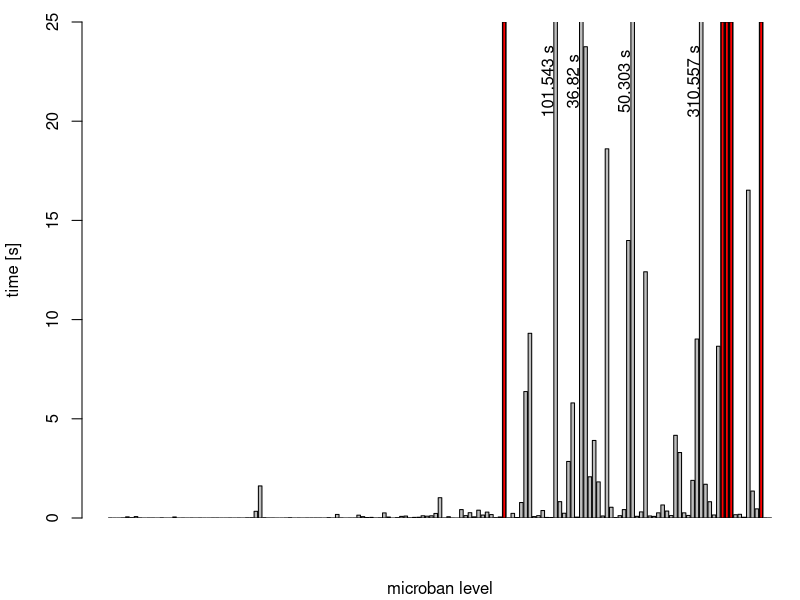
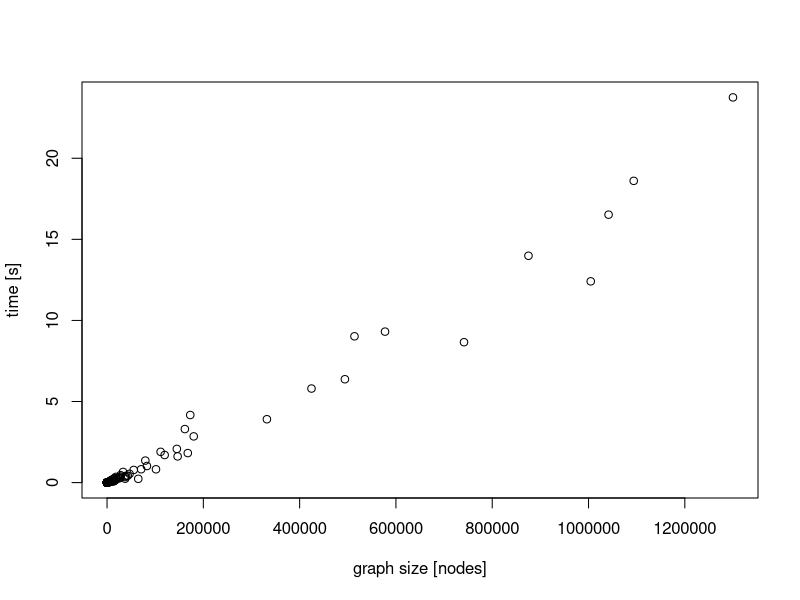
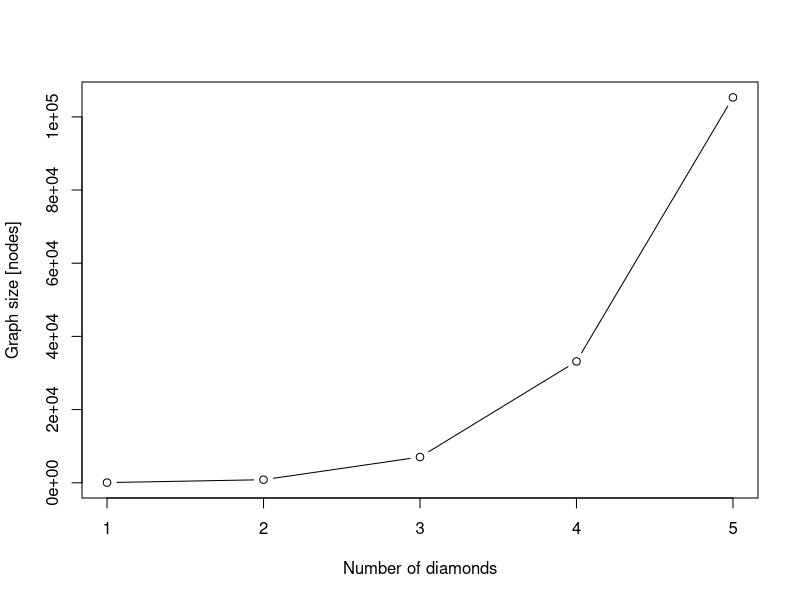
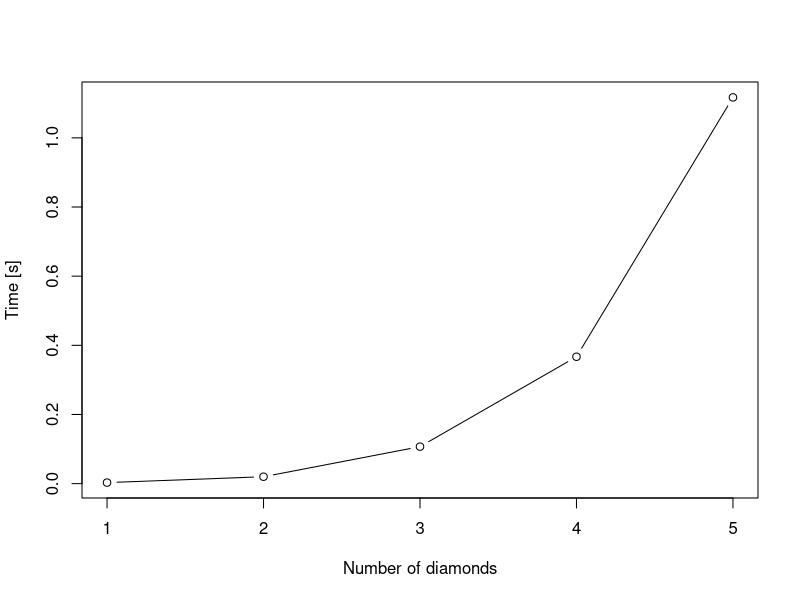

The R script that drew these images, in order:
graph  = read.csv('timing2.csv',header = FALSE)[,1]
timing = read.csv('timing2.csv',header = FALSE)[,2]

figwidth = 10
figheight = 5



offset = 0.4
lim = 25
setEPS()
postscript("../Report/img/micoban_timing.eps",width=figwidth,height=figheight)
par(mfrow=c(1,1),oma=c(0,0,0,0), mar=c(4,4,1,0)+0.1)
mid_bar = barplot(timing,ylim=c(0,lim), xpd=FALSE,xlab="microban level", ylab="time [s]")
for( i in 1:length(timing) ){
	if(timing[i] > lim && timing[i] < 99999){
		text(mid_bar[i-2],lim-3, labels=paste(c(timing[i]," s"),collapse=""), srt=90)
		print(i)
	} else if(timing[i] == 99999){
		rect(mid_bar[i]-offset,0,mid_bar[i]+offset,lim,angle=90, col="red")
	}
}
q = dev.off()
for(i in 1:length(timing) ){ #one outlier and they all seem to be in the same spot
	if(timing[i] > 25){
		timing[i] = 0
		graph[i] = 0
	}
}
setEPS()
postscript("../Report/img/time_vs_graph_size.eps",width=figwidth,height=figheight)
plot(graph,timing, xlab="graph size [nodes]",ylab="time [s]")
q = dev.off()

graph_size  = read.csv('timing_inc_competetion.csv',header = FALSE)[,1]
time = read.csv('timing_inc_competetion.csv',header = FALSE)[,2]


setEPS()
postscript("../Report/img/sokoban_complexity_graph_size.eps",width=figwidth,height=figheight)
plot(1:length(graph_size), graph_size,type="b", ylab="Graph size [nodes]",xlab="Number of diamonds")
q=dev.off()
setEPS()
postscript("../Report/img/sokoban_complexity_time.eps",width=figwidth,height=figheight)
plot(1:length(time), time,type="b", ylab="Time [s]",xlab="Number of diamonds")
q=dev.off()